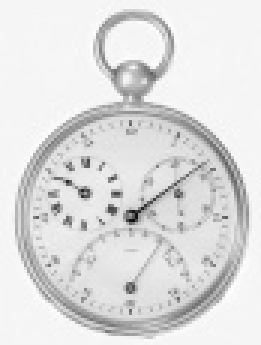
//> input picture Imageprocessing/cmake/最邻近插值/72dpi.jpg, 87 x 115 px (shown 3 times larger)
$ ./main   (built with g++ and OpenCV 4)
//> lines starting //> are read from the running program, lines starting //| are printed output that depends on the picture; after the words box and inside, x2 and y2 are one past the last pixel; in counts of white or black regions, pixels touching at a corner belong together
#include <iostream>
#include <cmath>
#include<opencv2/opencv.hpp>
#include <opencv2/highgui/highgui.hpp>
#include <opencv2/imgproc/imgproc.hpp>
using namespace cv;
using namespace std;

int main()
{

    Mat srcimage = imread("72dpi.jpg");
//> srcimage is the input picture: 115 rows x 87 cols, CV_8UC3; min 11, max 255, mean 222.2
    if(!srcimage.data)

    {

        cout << "image read is error!" << endl;

        return 0;

    }
    cout << "image Info:Height:" << srcimage.size().height << " Width:" << srcimage.size().width << endl;
//| image Info:Height:115 Width:87
    imshow("origin",srcimage);
   int n=2;
   int W=srcimage.rows;
//> W = 115
   int H=srcimage.cols;
//> H = 87
   int w=W*n;
//> w = 230
   int h=H*n;
//> h = 174
  Mat dstimage;                                                         //定义一个输出图像；
  dstimage.create(w,h,srcimage.type());                                 //定义输出图像的大小、类型；
  for(int i=0;i<w;i++)
  {
    for(int j=0;j<h;j++)
    {
      int x=int(float(i)/float(n)+0.5);
      int y=int(float(j)/float(n)+0.5);
      dstimage.at<Vec3b>(i,j)[0] = srcimage.at<Vec3b>(x,y)[0];
      dstimage.at<Vec3b>(i,j)[1] = srcimage.at<Vec3b>(x,y)[1];
      dstimage.at<Vec3b>(i,j)[2] = srcimage.at<Vec3b>(x,y)[2];
    }
  }
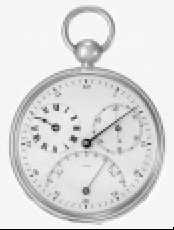
//> dstimage: 230 rows x 174 cols, CV_8UC3; min 0, max 255, mean 221.1
   //这里添加上最后一行
    for(int j=0; j<h; j++)
    {
        dstimage.at<cv::Vec3b>(w-1,j)[0] = dstimage.at<cv::Vec3b>(w-2,j)[0];
        dstimage.at<cv::Vec3b>(w-1,j)[1] = dstimage.at<cv::Vec3b>(w-2,j)[1];
        dstimage.at<cv::Vec3b>(w-1,j)[2] = dstimage.at<cv::Vec3b>(w-2,j)[2];

    }
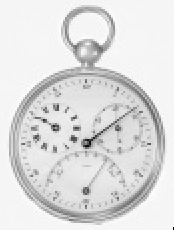
//> dstimage: 230 rows x 174 cols, CV_8UC3; 0.43% of pixels changed, all inside (x1, y1, x2, y2) = (0, 229, 173, 230)
imshow("fangdatu",dstimage);
imwrite("fada150.jpg", dstimage);
waitKey(0);
return 0;
}
